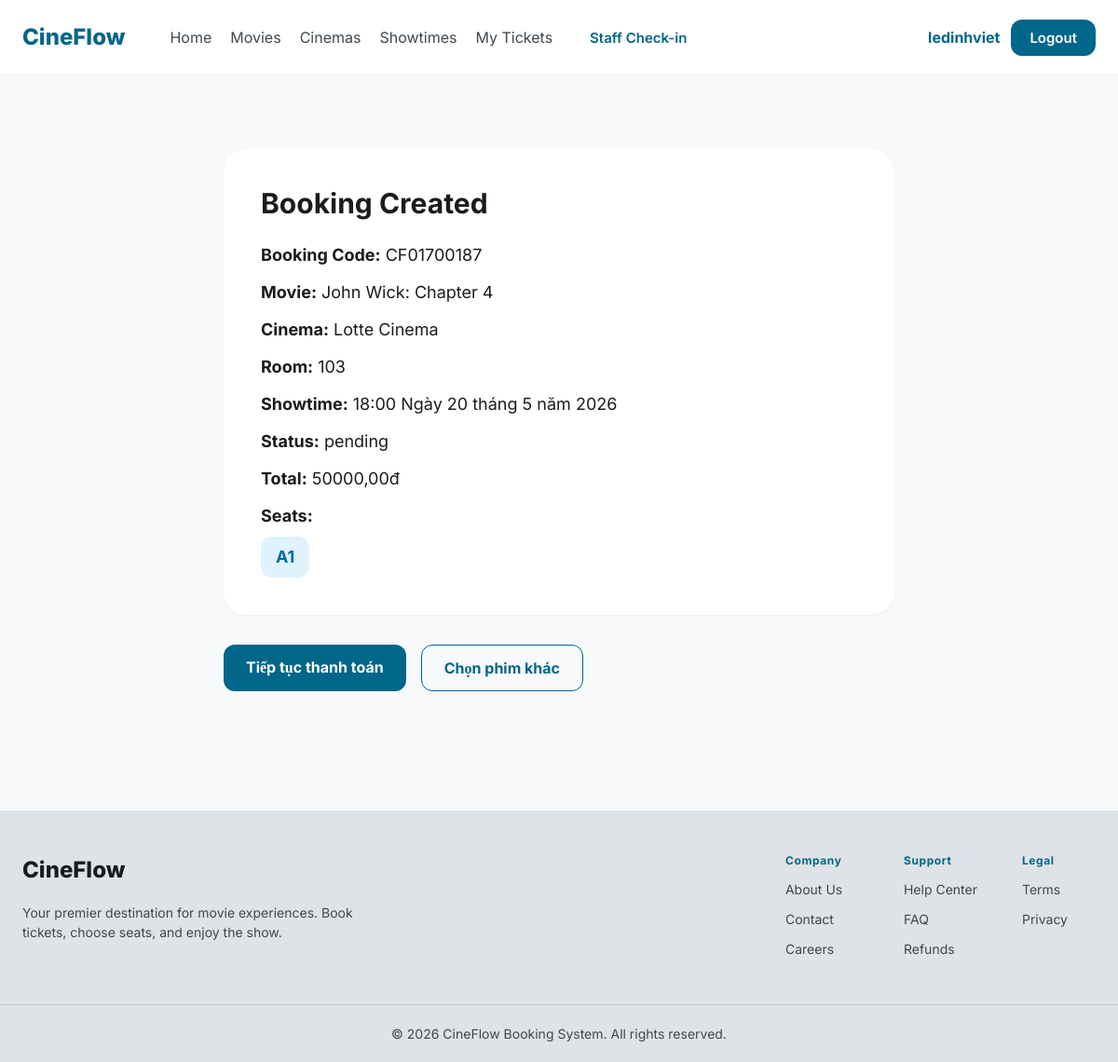
/booking/33/ (signed in), run on an earlier commit of the app's database.
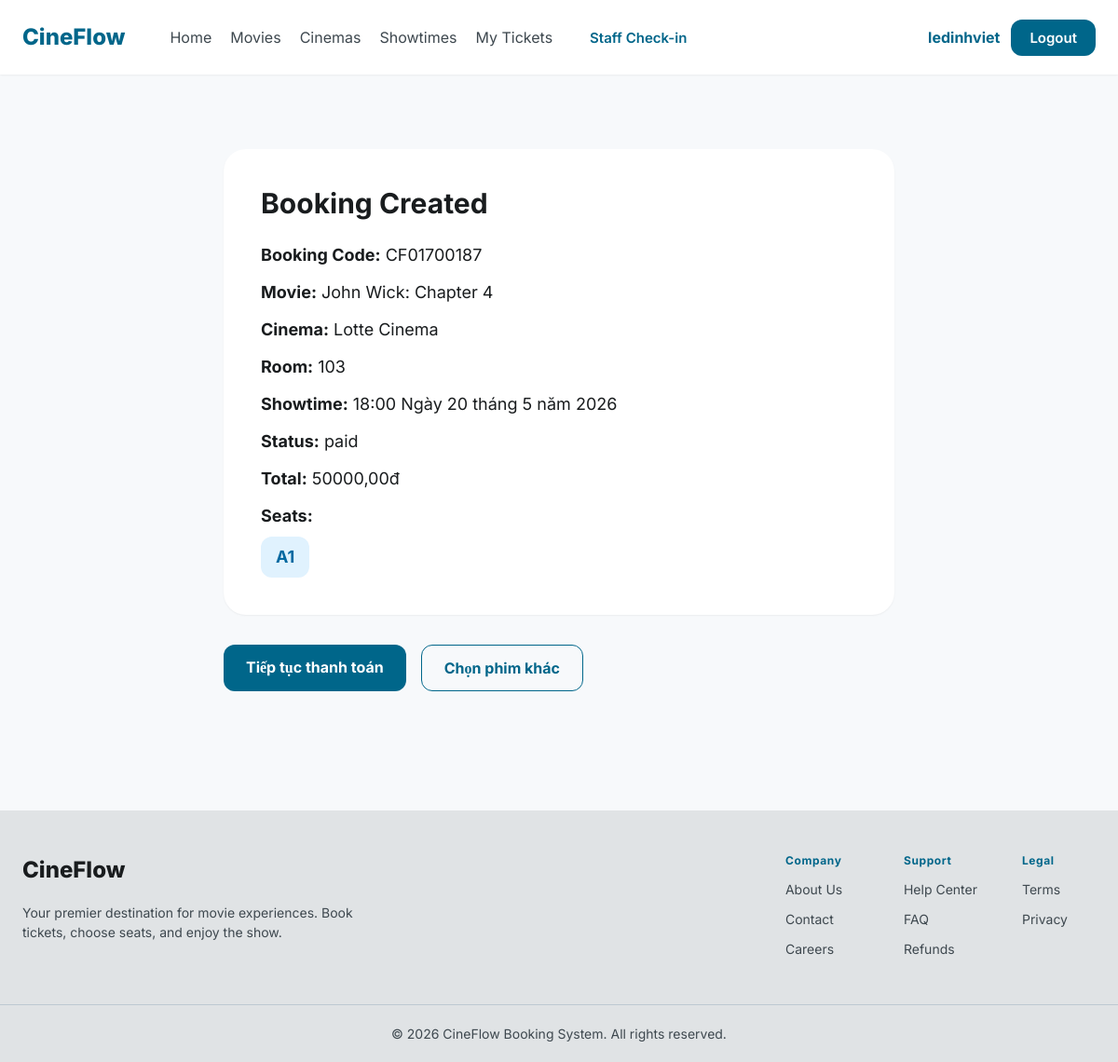
And on a later commit of the database.
### cinema/models.py (models this page shows, shortened)
class Booking(models.Model):
    STATUS_CHOICES = (
        ("pending", "Pending"),
        ("paid", "Paid"),
        ("cancelled", "Cancelled"),
    )
    user = models.ForeignKey(User, on_delete=models.CASCADE)
    showtime = models.ForeignKey(Showtime, on_delete=models.CASCADE)
    booking_code = models.CharField(max_length=20, unique=True)
    total_price = models.DecimalField(max_digits=10, decimal_places=2)
    status = models.CharField(max_length=20, choices=STATUS_CHOICES, default="pending")
    created_at = models.DateTimeField(auto_now_add=True)
    hold_expires_at = models.DateTimeField(blank=True, null=True)

class Showtime(models.Model):
    movie = models.ForeignKey(
        Movie,
        on_delete=models.CASCADE,
        related_name="showtimes"
    )
    room = models.ForeignKey(
        Room,
        on_delete=models.CASCADE,
        related_name="showtimes"
    )
    start_time = models.DateTimeField()
    price = models.DecimalField(
        max_digits=10,
        decimal_places=2
    )
    class Meta:
        constraints = [
            models.UniqueConstraint(
                fields=["room", "start_time"],
                name="unique_showtime_room_start_time"
            )
        ]

class Movie(models.Model):
    STATUS_CHOICES = (
        ("now_showing", "Now Showing"),
        ("coming_soon", "Coming Soon"),
        ("ended", "Ended"),
    )
    title = models.CharField(max_length=255)
    description = models.TextField()
    genre = models.CharField(max_length=255)
    duration = models.PositiveIntegerField(help_text="Duration in minutes")
    age_rating = models.CharField(max_length=20, default="PG-13")
    director = models.CharField(max_length=255, blank=True)
    actors = models.TextField(blank=True)
    poster = models.ImageField(upload_to="posters/", blank=True, null=True)
    trailer_url = models.URLField(blank=True)
    release_date = models.DateField(blank=True, null=True)
    rating = models.FloatField(default=0)
    status = models.CharField(
        max_length=20, choices=STATUS_CHOICES, default="now_showing"
    )
    created_at = models.DateTimeField(auto_now_add=True)

class Room(models.Model):
    ROOM_TYPE_CHOICES = (
        ("standard", "Standard"),
        ("imax", "IMAX"),
        ("vip", "VIP"),
    )
    cinema = models.ForeignKey(Cinema, on_delete=models.CASCADE, related_name="rooms")
    name = models.CharField(max_length=100)
    room_type = models.CharField(
        max_length=50, choices=ROOM_TYPE_CHOICES, default="standard"
    )
    total_rows = models.PositiveIntegerField(default=10)
    seats_per_row = models.PositiveIntegerField(default=14)

class Cinema(models.Model):
    name = models.CharField(max_length=255)
    address = models.TextField()
    city = models.CharField(max_length=100, default="Ha Noi")
    image = models.ImageField(upload_to="cinemas/", blank=True, null=True)

### cinema/app_views/booking_views.py (the view)
@login_required
def booking_detail(request, booking_id):
    booking = get_object_or_404(
        Booking.objects.prefetch_related(
            "booking_seats__seat"
        ),
        id=booking_id,
        user=request.user,
    )
    return render(
        request,
        "cinema/booking_detail.html",
        {
            "booking": booking,
        }
    )

### cinema/templates/cinema/booking_detail.html
{% extends 'base.html' %} {% block content %}
<div class="max-w-3xl mx-auto py-20 px-6">
  <div class="bg-white rounded-3xl shadow-sm p-10">
    <h1 class="text-3xl font-bold mb-6">Booking Created</h1>
    <div class="space-y-3 text-lg">
      <p>
        <strong>Booking Code:</strong>
        {{ booking.booking_code }}
      </p>
      <p>
        <strong>Movie:</strong>
        {{ booking.showtime.movie.title }}
      </p>
      <p>
        <strong>Cinema:</strong>
        {{ booking.showtime.room.cinema.name }}
      </p>
      <p>
        <strong>Room:</strong>
        {{ booking.showtime.room.name }}
      </p>
      <p>
        <strong>Showtime:</strong>
        {{ booking.showtime.start_time }}
      </p>
      <p>
        <strong>Status:</strong>
        {{ booking.status }}
      </p>
      <p>
        <strong>Total:</strong>
        {{ booking.total_price }}đ
      </p>
      <div>
        <strong>Seats:</strong>
        <div class="flex gap-2 mt-2 flex-wrap">
          {% for item in booking.booking_seats.all %}
          <span class="px-4 py-2 rounded-xl bg-sky-100 text-sky-700 font-bold">
            {{ item.seat.row }}{{ item.seat.number }}
          </span>
          {% endfor %}
        </div>
      </div>
    </div>
  </div>
  <div class="mt-8 flex gap-4">
    <a
      href="{% url 'cinema:payment' booking.id %}"
      class="px-6 py-3 bg-primary text-on-primary rounded-xl font-bold"
    >
      Tiếp tục thanh toán
    </a>
    <a
      href="{% url 'cinema:movie_list' %}"
      class="px-6 py-3 border border-primary text-primary rounded-xl font-bold"
    >
      Chọn phim khác
    </a>
  </div>
</div>
{% endblock %}

What changed in the data, as far as the page shows it:
changed Booking "CF01700187": status "pending" → "paid"
